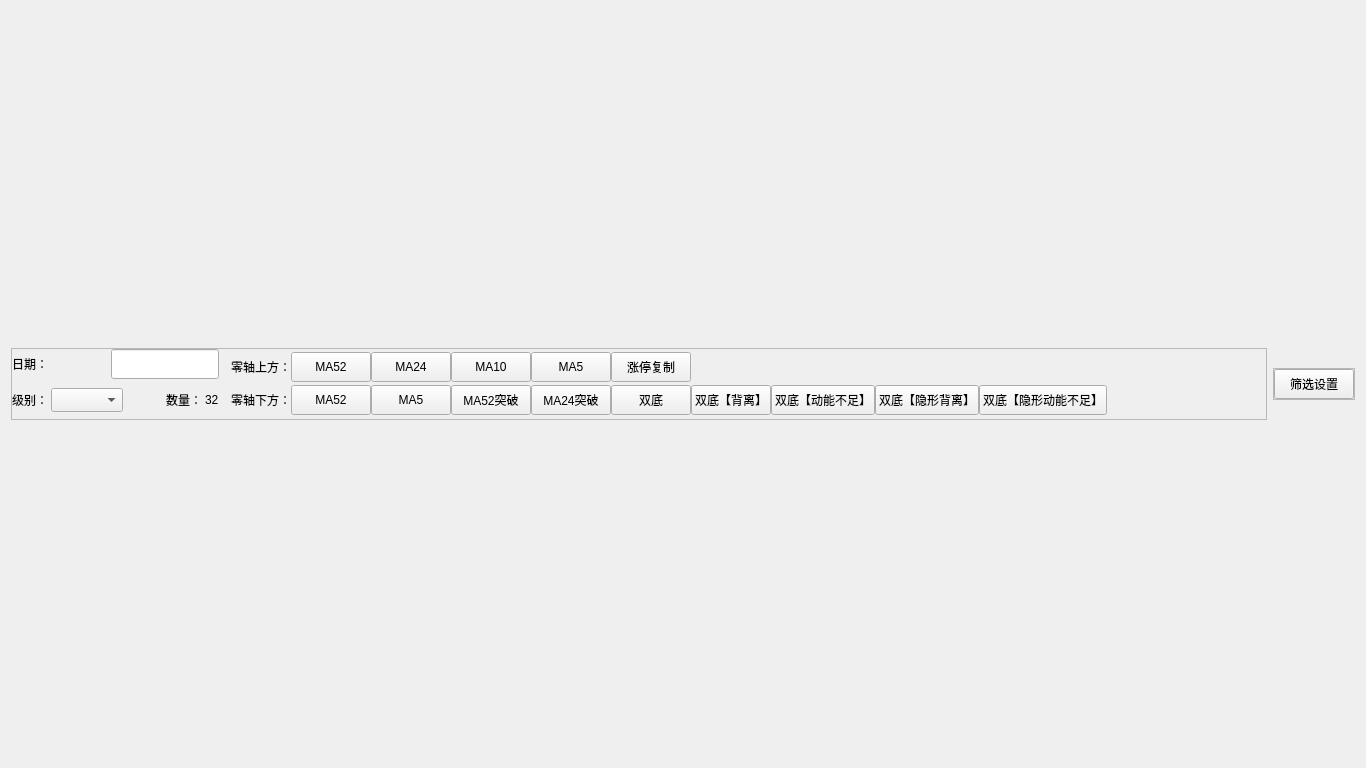
<?xml version="1.0" encoding="UTF-8"?>
<ui version="4.0">
 <class>StrategyWidget</class>
 <widget class="QWidget" name="StrategyWidget">
  <property name="geometry">
   <rect>
    <x>0</x>
    <y>0</y>
    <width>1366</width>
    <height>768</height>
   </rect>
  </property>
  <property name="windowTitle">
   <string>Form</string>
  </property>
  <layout class="QVBoxLayout" name="verticalLayout_3">
   <item>
    <layout class="QHBoxLayout" name="horizontalLayout_7">
     <item>
      <widget class="QFrame" name="frame">
       <property name="minimumSize">
        <size>
         <width>0</width>
         <height>72</height>
        </size>
       </property>
       <property name="maximumSize">
        <size>
         <width>16777215</width>
         <height>72</height>
        </size>
       </property>
       <property name="frameShape">
        <enum>QFrame::StyledPanel</enum>
       </property>
       <property name="frameShadow">
        <enum>QFrame::Raised</enum>
       </property>
       <layout class="QHBoxLayout" name="horizontalLayout_6">
        <property name="spacing">
         <number>12</number>
        </property>
        <property name="leftMargin">
         <number>0</number>
        </property>
        <property name="topMargin">
         <number>0</number>
        </property>
        <property name="rightMargin">
         <number>0</number>
        </property>
        <property name="bottomMargin">
         <number>0</number>
        </property>
        <item>
         <layout class="QVBoxLayout" name="verticalLayout_2">
          <property name="spacing">
           <number>2</number>
          </property>
          <item>
           <layout class="QHBoxLayout" name="horizontalLayout_4">
            <property name="spacing">
             <number>3</number>
            </property>
            <item>
             <widget class="QLabel" name="label_3">
              <property name="text">
               <string>日期：</string>
              </property>
             </widget>
            </item>
            <item>
             <widget class="QLineEdit" name="lineEdit_current_filter_date">
              <property name="sizePolicy">
               <sizepolicy hsizetype="Preferred" vsizetype="Fixed">
                <horstretch>0</horstretch>
                <verstretch>0</verstretch>
               </sizepolicy>
              </property>
              <property name="minimumSize">
               <size>
                <width>0</width>
                <height>30</height>
               </size>
              </property>
              <property name="maximumSize">
               <size>
                <width>16777215</width>
                <height>30</height>
               </size>
              </property>
              <property name="placeholderText">
               <string/>
              </property>
             </widget>
            </item>
           </layout>
          </item>
          <item>
           <layout class="QHBoxLayout" name="horizontalLayout_5">
            <property name="spacing">
             <number>3</number>
            </property>
            <item>
             <widget class="QLabel" name="label_5">
              <property name="text">
               <string>级别：</string>
              </property>
             </widget>
            </item>
            <item>
             <widget class="QComboBox" name="comboBox_level">
              <property name="minimumSize">
               <size>
                <width>0</width>
                <height>24</height>
               </size>
              </property>
              <property name="maximumSize">
               <size>
                <width>16777215</width>
                <height>24</height>
               </size>
              </property>
             </widget>
            </item>
            <item>
             <spacer name="horizontalSpacer_3">
              <property name="orientation">
               <enum>Qt::Horizontal</enum>
              </property>
              <property name="sizeHint" stdset="0">
               <size>
                <width>40</width>
                <height>20</height>
               </size>
              </property>
             </spacer>
            </item>
            <item>
             <widget class="QLabel" name="label_4">
              <property name="text">
               <string>数量：</string>
              </property>
             </widget>
            </item>
            <item>
             <widget class="QLabel" name="label_filter_result_count">
              <property name="text">
               <string>32</string>
              </property>
             </widget>
            </item>
           </layout>
          </item>
         </layout>
        </item>
        <item>
         <layout class="QVBoxLayout" name="verticalLayout">
          <property name="spacing">
           <number>0</number>
          </property>
          <item>
           <layout class="QHBoxLayout" name="horizontalLayout">
            <item>
             <widget class="QLabel" name="label">
              <property name="text">
               <string>零轴上方：</string>
              </property>
             </widget>
            </item>
            <item>
             <widget class="QPushButton" name="btn_zero_up_ma52">
              <property name="minimumSize">
               <size>
                <width>0</width>
                <height>30</height>
               </size>
              </property>
              <property name="maximumSize">
               <size>
                <width>16777215</width>
                <height>30</height>
               </size>
              </property>
              <property name="text">
               <string>MA52</string>
              </property>
              <property name="checkable">
               <bool>true</bool>
              </property>
              <property name="autoExclusive">
               <bool>true</bool>
              </property>
             </widget>
            </item>
            <item>
             <widget class="QPushButton" name="btn_zero_up_ma24">
              <property name="minimumSize">
               <size>
                <width>0</width>
                <height>30</height>
               </size>
              </property>
              <property name="maximumSize">
               <size>
                <width>16777215</width>
                <height>30</height>
               </size>
              </property>
              <property name="text">
               <string>MA24</string>
              </property>
              <property name="checkable">
               <bool>true</bool>
              </property>
              <property name="autoExclusive">
               <bool>true</bool>
              </property>
             </widget>
            </item>
            <item>
             <widget class="QPushButton" name="btn_zero_up_ma10">
              <property name="minimumSize">
               <size>
                <width>0</width>
                <height>30</height>
               </size>
              </property>
              <property name="maximumSize">
               <size>
                <width>16777215</width>
                <height>30</height>
               </size>
              </property>
              <property name="text">
               <string>MA10</string>
              </property>
              <property name="checkable">
               <bool>true</bool>
              </property>
              <property name="autoExclusive">
               <bool>true</bool>
              </property>
             </widget>
            </item>
            <item>
             <widget class="QPushButton" name="btn_zero_up_ma5">
              <property name="minimumSize">
               <size>
                <width>0</width>
                <height>30</height>
               </size>
              </property>
              <property name="maximumSize">
               <size>
                <width>16777215</width>
                <height>30</height>
               </size>
              </property>
              <property name="text">
               <string>MA5</string>
              </property>
              <property name="checkable">
               <bool>true</bool>
              </property>
              <property name="autoExclusive">
               <bool>true</bool>
              </property>
             </widget>
            </item>
            <item>
             <widget class="QPushButton" name="btn_limit_copy">
              <property name="minimumSize">
               <size>
                <width>0</width>
                <height>30</height>
               </size>
              </property>
              <property name="maximumSize">
               <size>
                <width>16777215</width>
                <height>30</height>
               </size>
              </property>
              <property name="text">
               <string>涨停复制</string>
              </property>
              <property name="checkable">
               <bool>true</bool>
              </property>
              <property name="autoExclusive">
               <bool>true</bool>
              </property>
             </widget>
            </item>
            <item>
             <spacer name="horizontalSpacer_2">
              <property name="orientation">
               <enum>Qt::Horizontal</enum>
              </property>
              <property name="sizeHint" stdset="0">
               <size>
                <width>40</width>
                <height>20</height>
               </size>
              </property>
             </spacer>
            </item>
           </layout>
          </item>
          <item>
           <layout class="QHBoxLayout" name="horizontalLayout_3">
            <item>
             <widget class="QLabel" name="label_2">
              <property name="text">
               <string>零轴下方：</string>
              </property>
             </widget>
            </item>
            <item>
             <widget class="QPushButton" name="btn_zero_down_ma52">
              <property name="minimumSize">
               <size>
                <width>0</width>
                <height>30</height>
               </size>
              </property>
              <property name="maximumSize">
               <size>
                <width>16777215</width>
                <height>30</height>
               </size>
              </property>
              <property name="text">
               <string>MA52</string>
              </property>
              <property name="checkable">
               <bool>true</bool>
              </property>
              <property name="autoExclusive">
               <bool>true</bool>
              </property>
             </widget>
            </item>
            <item>
             <widget class="QPushButton" name="btn_zero_down_ma5">
              <property name="minimumSize">
               <size>
                <width>0</width>
                <height>30</height>
               </size>
              </property>
              <property name="maximumSize">
               <size>
                <width>16777215</width>
                <height>30</height>
               </size>
              </property>
              <property name="text">
               <string>MA5</string>
              </property>
              <property name="checkable">
               <bool>true</bool>
              </property>
              <property name="autoExclusive">
               <bool>true</bool>
              </property>
             </widget>
            </item>
            <item>
             <widget class="QPushButton" name="btn_zero_down_ma52_breakthrough">
              <property name="minimumSize">
               <size>
                <width>0</width>
                <height>30</height>
               </size>
              </property>
              <property name="maximumSize">
               <size>
                <width>16777215</width>
                <height>30</height>
               </size>
              </property>
              <property name="text">
               <string>MA52突破</string>
              </property>
              <property name="checkable">
               <bool>true</bool>
              </property>
              <property name="autoExclusive">
               <bool>true</bool>
              </property>
             </widget>
            </item>
            <item>
             <widget class="QPushButton" name="btn_zero_down_ma24_breakthrough">
              <property name="minimumSize">
               <size>
                <width>0</width>
                <height>30</height>
               </size>
              </property>
              <property name="maximumSize">
               <size>
                <width>16777215</width>
                <height>30</height>
               </size>
              </property>
              <property name="text">
               <string>MA24突破</string>
              </property>
              <property name="checkable">
               <bool>true</bool>
              </property>
              <property name="autoExclusive">
               <bool>true</bool>
              </property>
             </widget>
            </item>
            <item>
             <widget class="QPushButton" name="btn_zero_down_double_bottom">
              <property name="minimumSize">
               <size>
                <width>0</width>
                <height>30</height>
               </size>
              </property>
              <property name="maximumSize">
               <size>
                <width>16777215</width>
                <height>30</height>
               </size>
              </property>
              <property name="text">
               <string>双底</string>
              </property>
              <property name="checkable">
               <bool>true</bool>
              </property>
              <property name="autoExclusive">
               <bool>true</bool>
              </property>
             </widget>
            </item>
            <item>
             <widget class="QPushButton" name="btn_zero_down_double_bottom_9">
              <property name="minimumSize">
               <size>
                <width>0</width>
                <height>30</height>
               </size>
              </property>
              <property name="maximumSize">
               <size>
                <width>16777215</width>
                <height>30</height>
               </size>
              </property>
              <property name="text">
               <string>双底【背离】</string>
              </property>
              <property name="checkable">
               <bool>true</bool>
              </property>
              <property name="autoExclusive">
               <bool>true</bool>
              </property>
             </widget>
            </item>
            <item>
             <widget class="QPushButton" name="btn_zero_down_double_bottom_10">
              <property name="minimumSize">
               <size>
                <width>0</width>
                <height>30</height>
               </size>
              </property>
              <property name="maximumSize">
               <size>
                <width>16777215</width>
                <height>30</height>
               </size>
              </property>
              <property name="text">
               <string>双底【动能不足】</string>
              </property>
              <property name="checkable">
               <bool>true</bool>
              </property>
              <property name="autoExclusive">
               <bool>true</bool>
              </property>
             </widget>
            </item>
            <item>
             <widget class="QPushButton" name="btn_zero_down_double_bottom_11">
              <property name="minimumSize">
               <size>
                <width>0</width>
                <height>30</height>
               </size>
              </property>
              <property name="maximumSize">
               <size>
                <width>16777215</width>
                <height>30</height>
               </size>
              </property>
              <property name="text">
               <string>双底【隐形背离】</string>
              </property>
              <property name="checkable">
               <bool>true</bool>
              </property>
              <property name="autoExclusive">
               <bool>true</bool>
              </property>
             </widget>
            </item>
            <item>
             <widget class="QPushButton" name="btn_zero_down_double_bottom_12">
              <property name="minimumSize">
               <size>
                <width>0</width>
                <height>30</height>
               </size>
              </property>
              <property name="maximumSize">
               <size>
                <width>16777215</width>
                <height>30</height>
               </size>
              </property>
              <property name="text">
               <string>双底【隐形动能不足】</string>
              </property>
              <property name="checkable">
               <bool>true</bool>
              </property>
              <property name="autoExclusive">
               <bool>true</bool>
              </property>
             </widget>
            </item>
           </layout>
          </item>
         </layout>
        </item>
        <item>
         <spacer name="horizontalSpacer">
          <property name="orientation">
           <enum>Qt::Horizontal</enum>
          </property>
          <property name="sizeHint" stdset="0">
           <size>
            <width>40</width>
            <height>20</height>
           </size>
          </property>
         </spacer>
        </item>
       </layout>
      </widget>
     </item>
     <item>
      <widget class="QFrame" name="frame_2">
       <property name="minimumSize">
        <size>
         <width>0</width>
         <height>32</height>
        </size>
       </property>
       <property name="maximumSize">
        <size>
         <width>16777215</width>
         <height>32</height>
        </size>
       </property>
       <property name="frameShape">
        <enum>QFrame::StyledPanel</enum>
       </property>
       <property name="frameShadow">
        <enum>QFrame::Raised</enum>
       </property>
       <layout class="QHBoxLayout" name="horizontalLayout_2">
        <property name="leftMargin">
         <number>0</number>
        </property>
        <property name="topMargin">
         <number>0</number>
        </property>
        <property name="rightMargin">
         <number>0</number>
        </property>
        <property name="bottomMargin">
         <number>0</number>
        </property>
        <item>
         <widget class="QPushButton" name="btn_filter_setting">
          <property name="minimumSize">
           <size>
            <width>0</width>
            <height>30</height>
           </size>
          </property>
          <property name="maximumSize">
           <size>
            <width>16777215</width>
            <height>30</height>
           </size>
          </property>
          <property name="text">
           <string>筛选设置</string>
          </property>
         </widget>
        </item>
       </layout>
      </widget>
     </item>
    </layout>
   </item>
  </layout>
 </widget>
 <resources/>
 <connections/>
</ui>
